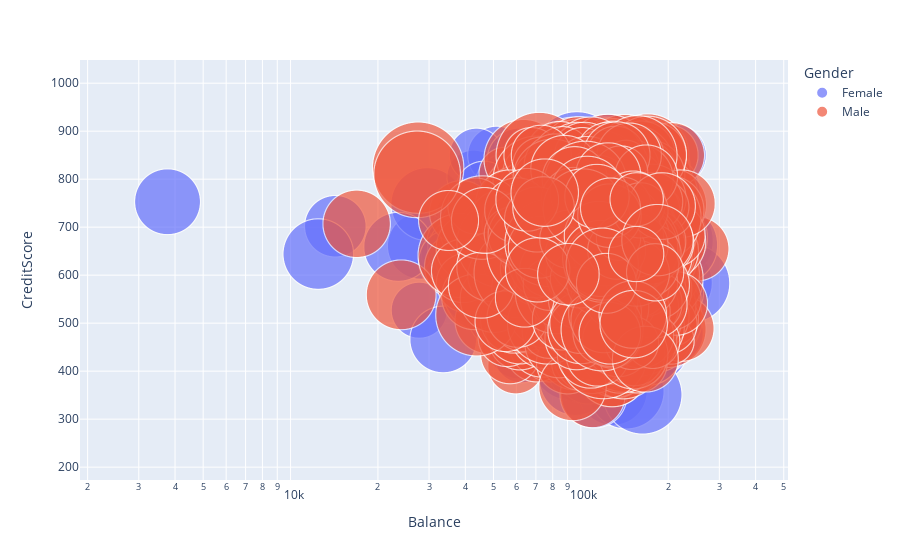

Here is the notebook cell this chart was saved with:
### Code cell
fig = px.scatter(churn.dropna(how="any")[churn.EstimatedSalary < 11*10**6], x="Balance", y="CreditScore",
	         size="Age", color="Gender",
                 hover_name="Surname", log_x=True, size_max=100)
fig.show()

### Figure 1 — Plotly figure (JSON) as saved in the notebook; plotly's stock layout.template omitted (floating-point values rounded to 4 significant figures; data arrays with more than 128 entries replaced by an {"elided": "..."} marker saying what was removed)
{"data": [{"hovertemplate": "<b>%{hovertext}</b><br><br>Gender=Female<br>Balance=%{x}<br>CreditScore=%{y}<br>Age=%{marker.size}<extra></extra>", "hovertext": {"elided": "3245 str values"}, "legendgroup": "Female", "marker": {"color": "#636efa", "size": {"elided": "3245 int values"}, "sizemode": "area", "sizeref": 0.0092, "symbol": "circle"}, "mode": "markers", "name": "Female", "showlegend": true, "type": "scattergl", "x": {"elided": "3245 float values"}, "xaxis": "x", "y": {"elided": "3245 int values"}, "yaxis": "y"}, {"hovertemplate": "<b>%{hovertext}</b><br><br>Gender=Male<br>Balance=%{x}<br>CreditScore=%{y}<br>Age=%{marker.size}<extra></extra>", "hovertext": {"elided": "3892 str values"}, "legendgroup": "Male", "marker": {"color": "#EF553B", "size": {"elided": "3892 int values"}, "sizemode": "area", "sizeref": 0.0092, "symbol": "circle"}, "mode": "markers", "name": "Male", "showlegend": true, "type": "scattergl", "x": {"elided": "3892 float values"}, "xaxis": "x", "y": {"elided": "3892 int values"}, "yaxis": "y"}], "layout": {"legend": {"itemsizing": "constant", "title": {"text": "Gender"}, "tracegroupgap": 0}, "margin": {"t": 60}, "xaxis": {"anchor": "y", "domain": [0, 1], "title": {"text": "Balance"}, "type": "log"}, "yaxis": {"anchor": "x", "domain": [0, 1], "title": {"text": "CreditScore"}}}}
